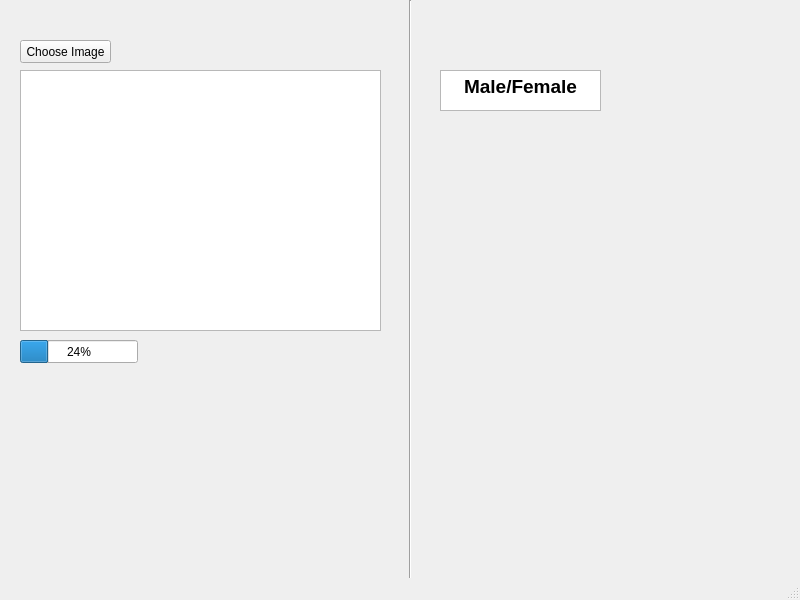
<?xml version="1.0" encoding="UTF-8"?>
<ui version="4.0">
 <class>MainWindow</class>
 <widget class="QMainWindow" name="MainWindow">
  <property name="geometry">
   <rect>
    <x>0</x>
    <y>0</y>
    <width>800</width>
    <height>600</height>
   </rect>
  </property>
  <property name="windowTitle">
   <string>MainWindow</string>
  </property>
  <widget class="QWidget" name="centralwidget">
   <widget class="QProgressBar" name="progressBar">
    <property name="geometry">
     <rect>
      <x>20</x>
      <y>340</y>
      <width>118</width>
      <height>23</height>
     </rect>
    </property>
    <property name="value">
     <number>24</number>
    </property>
   </widget>
   <widget class="QGraphicsView" name="imagePreview">
    <property name="geometry">
     <rect>
      <x>20</x>
      <y>70</y>
      <width>361</width>
      <height>261</height>
     </rect>
    </property>
   </widget>
   <widget class="QPushButton" name="chooseImgBtn">
    <property name="geometry">
     <rect>
      <x>20</x>
      <y>40</y>
      <width>91</width>
      <height>23</height>
     </rect>
    </property>
    <property name="text">
     <string>Choose Image</string>
    </property>
   </widget>
   <widget class="Line" name="line">
    <property name="geometry">
     <rect>
      <x>400</x>
      <y>0</y>
      <width>20</width>
      <height>591</height>
     </rect>
    </property>
    <property name="orientation">
     <enum>Qt::Vertical</enum>
    </property>
   </widget>
   <widget class="QTextBrowser" name="textBrowser">
    <property name="geometry">
     <rect>
      <x>440</x>
      <y>70</y>
      <width>161</width>
      <height>41</height>
     </rect>
    </property>
    <property name="html">
     <string>&lt;!DOCTYPE HTML PUBLIC &quot;-//W3C//DTD HTML 4.0//EN&quot; &quot;http://www.w3.org/TR/REC-html40/strict.dtd&quot;&gt;
&lt;html&gt;&lt;head&gt;&lt;meta name=&quot;qrichtext&quot; content=&quot;1&quot; /&gt;&lt;style type=&quot;text/css&quot;&gt;
p, li { white-space: pre-wrap; }
&lt;/style&gt;&lt;/head&gt;&lt;body style=&quot; font-family:'MS Shell Dlg 2'; font-size:8.25pt; font-weight:400; font-style:normal;&quot;&gt;
&lt;p align=&quot;center&quot; style=&quot; margin-top:0px; margin-bottom:0px; margin-left:0px; margin-right:0px; -qt-block-indent:0; text-indent:0px;&quot;&gt;&lt;span style=&quot; font-size:14pt; font-weight:600;&quot;&gt;Male/Female&lt;/span&gt;&lt;/p&gt;&lt;/body&gt;&lt;/html&gt;</string>
    </property>
   </widget>
  </widget>
  <widget class="QStatusBar" name="statusbar"/>
 </widget>
 <resources/>
 <connections/>
</ui>
